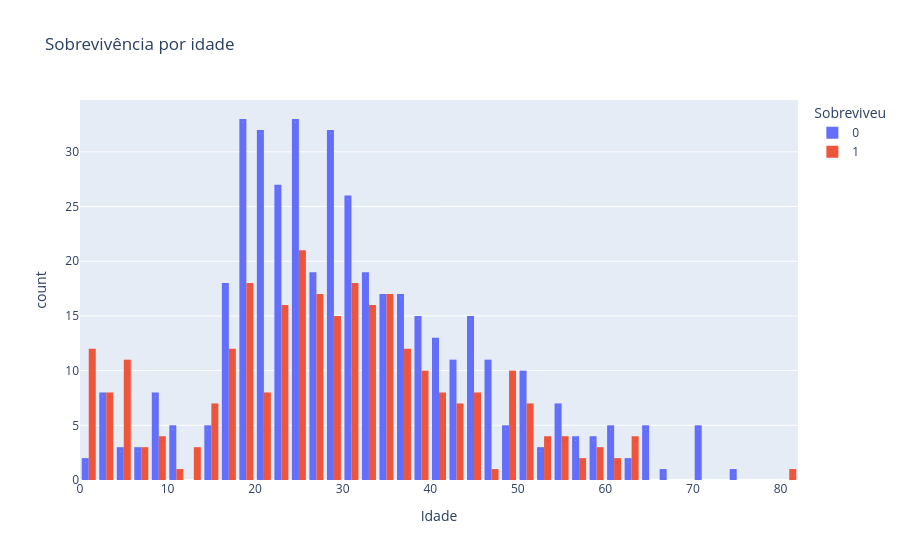

Notebook source saved alongside this figure:
### Code cell
fig = px.histogram(
    data_train,
    x='Idade',
    color='Sobreviveu',
    barmode='group',
    title='Sobrevivência por idade',
    text_auto=True
)

fig.show()

### Figure 1 — Plotly figure (JSON) as saved in the notebook; plotly's stock layout.template omitted (floating-point values rounded to 4 significant figures; data arrays with more than 128 entries replaced by an {"elided": "..."} marker saying what was removed)
{"data": [{"alignmentgroup": "True", "bingroup": "x", "hovertemplate": "Sobreviveu=0<br>Idade=%{x}<br>count=%{y}<extra></extra>", "legendgroup": "0", "marker": {"color": "#636efa", "pattern": {"shape": ""}}, "name": "0", "offsetgroup": "0", "orientation": "v", "showlegend": true, "texttemplate": "%{value}", "type": "histogram", "x": {"elided": "549 float values"}, "xaxis": "x", "yaxis": "y"}, {"alignmentgroup": "True", "bingroup": "x", "hovertemplate": "Sobreviveu=1<br>Idade=%{x}<br>count=%{y}<extra></extra>", "legendgroup": "1", "marker": {"color": "#EF553B", "pattern": {"shape": ""}}, "name": "1", "offsetgroup": "1", "orientation": "v", "showlegend": true, "texttemplate": "%{value}", "type": "histogram", "x": {"elided": "342 float values"}, "xaxis": "x", "yaxis": "y"}], "layout": {"barmode": "group", "legend": {"title": {"text": "Sobreviveu"}, "tracegroupgap": 0}, "title": {"text": "Sobrevivência por idade"}, "xaxis": {"anchor": "y", "domain": [0, 1], "title": {"text": "Idade"}}, "yaxis": {"anchor": "x", "domain": [0, 1], "title": {"text": "count"}}}}
